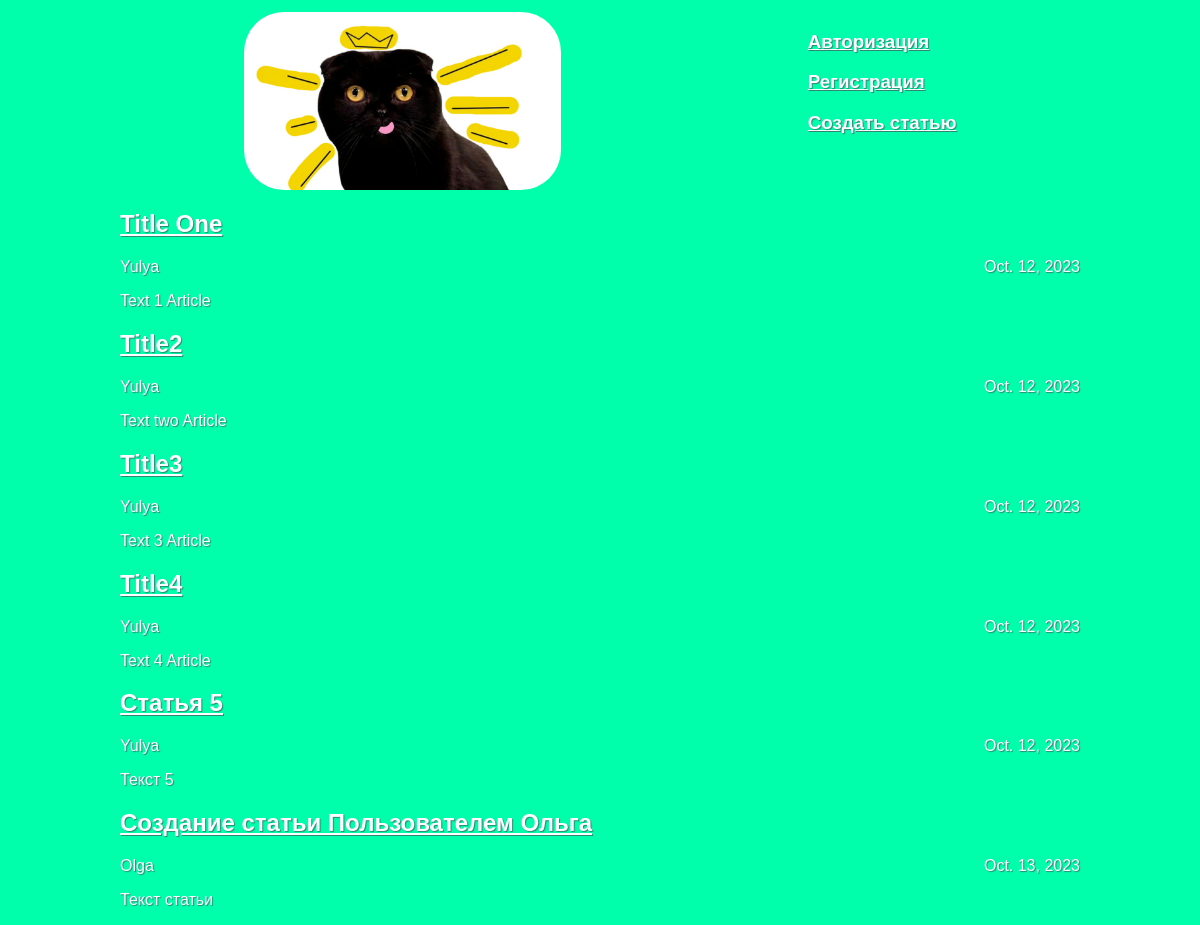
The page / on the database its author committed.
### articles/models.py (models this page shows, shortened)
class Article(models.Model):
    title = models.CharField(max_length=200)
    author = models.ForeignKey(User, on_delete=models.CASCADE)
    text = models.TextField()
    created_date = models.DateField(auto_now_add=True)
    def get_excerpt(self):
        return self.text[:140] + "..." if len(self.text) > 140 else self.text

### articles/views.py (the view)
# urls.py: path('', views.archive, name='archive'),
def archive(request):
    return render(request, 'archive.html', {"posts": Article.objects.all()})

### articles/templates/archive.html (shortened to what this page needs)
<!DOCTYPE html>
<html>
    <head>
        <link rel="stylesheet" href="../static/index.css">
    </head>
    <body>
        <div class="header">
            <img src="{{ STATIC_URL }}static/cat.png" />
            <div class = "nexthtml">
            <a href="/login/"><h3>Авторизация</h3></a>
            <a href="/register/"><h3>Регистрация</h3></a>
            <a href="/article/new/"><h3>Создать статью</h3></a>
            </div>
        </div>
        <div class="archive">
            {% for post in posts %}
            <div class="one-post">
                <h2 class="post-title"><a href="article/{{post.id}}">{{ post.title }}</a></h2>
                <div class="article-info">
                <div class="article-author">{{ post.author.username }}</div>
                <div class="article-created-date">{{ post.created_date }}</div>
                </div>
                <p class="article-text">{{ post.get_excerpt }}</p>
            </div>
            {% endfor %}
        </div>
    </body>
</html>

### articles/static/index.css (style rules this page uses)
body { background: #00ffaa; font-family: Tahoma, Arial, sans-serif; color: #ffffff; text-shadow: 1px 1px 1px rgba(62, 97, 98, 0.745); margin: 1% 10%; }
.nexthtml { margin: 0; }
.header img { display: block; width: 317px; border-radius: 40px; }
.header { display: flex; justify-content: space-around; flex-direction: row; margin: 0; }
a { color:#ffffff; }
.archive { width: 960px; margin-left: auto; margin-right: auto; }
.post-title a { color: #ffffff; }
.article-author { width: 50%; float: left; }
.article-created-date { text-align: right; }

### rows shown on the page
Article: title "Title One", author.username "Yulya", created_date "Oct. 12, 2023", get_excerpt "Text 1 Article"
Article: title "Title2", author.username "Yulya", created_date "Oct. 12, 2023", get_excerpt "Text two Article"
Article: title "Title3", author.username "Yulya", created_date "Oct. 12, 2023", get_excerpt "Text 3 Article"
Article: title "Title4", author.username "Yulya", created_date "Oct. 12, 2023", get_excerpt "Text 4 Article"
Article: title "Статья 5", author.username "Yulya", created_date "Oct. 12, 2023", get_excerpt "Текст 5"
Article: title "Создание статьи Пользователем Ольга", author.username "Olga", created_date "Oct. 13, 2023", get_excerpt "Текст статьи"
